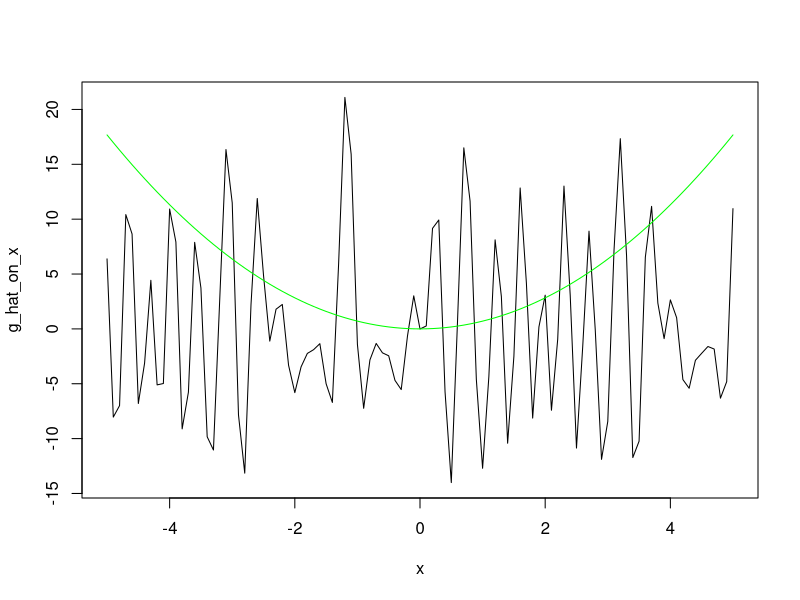

Write the R code that produced this figure.
#### Kernel matrix ####
#kernel evaluation
kernel_functions <- function(x,ker='normal',knorm="sq")
{
  # Densities such as the integral of the square of the density is one if knorm is sq 
  # or such that the sd is one if knorm is sd.
  if (ker=='normal') 
  { 
    s <- switch(knorm,
                sd = 1,
                sq = 1/(2*sqrt(pi)))
    aux <- exp(- x^2 /(2*s^2)) / (sqrt(2*pi)*s)
  }
  if (ker=='triangle')
  {
    s <- switch(knorm,
                sd = sqrt(6),
                sq = (2/3))
    aux <- (s-abs(x))
    aux <- aux * (aux >0)/s^2
  }
  if (ker=='laplace')
  {
    s <- switch(knorm,
                sd = 1/sqrt(2),
                sq = 1/4)
    aux <- exp(-abs(x)/s)/(2*s)
  }
  return(aux)
}

create_W <- function(W, h=1 ,ker='normal',knorm="sq",remove=FALSE)
{
  #   ICM and smoothing matrix 
  #   If no bandwidth is provided for the function, h=1 is used  (no smoothing)
  #   The principle diagonal is replaced with zeros if remove = TRUE.
  n_w <- length(W)
  mat <- sapply(W,function(e) W - e*pracma::ones(n_w,1))
  wmat <-  kernel_functions(mat / h,ker=ker,knorm=knorm)/h; # kernel smoothing 
  # principle diagonal of the matrix replaced with zeros
  if (remove==TRUE) wmat <-  wmat - diag(diag(wmat))
  return(wmat)
}

#### Basis ####
# splines
create_P_splines <- function(x, Z, J, degree){
  knots = quantile(Z, probs = seq(0, 1, length.out = J))
  return(bs(x, knots = knots, degree = degree, intercept = FALSE)[,1:length(knots)+degree-1])}

#trigo
p_j_trigo_0_1 <-function(j, J, z){
  a = 2*pi*j*z
  #print(a)
  if (j==1){
    return(1)
  }
  if (j%%2 == 0){
    cos_val = cos(a)
    return(sqrt(2)*cos_val)
  }
  else{
    sin_val = sin(a)
    return(sqrt(2)*sin_val)
  }
}

#hist
p_j_hist_0_1 <-function(j, J, z){
  l = length(z)
  if (l>1){
    res = rep(0, l)
    for (i in 1:l){
      if (z[i] >= (j - 1) / J && z[i] < j / J) {
        res[i] = sqrt(J)
      } else {
        res[i] = 0
      }
    }
    return(res)}
  else{
    if (z >= (j - 1) / J && z < j / J) {
      return(sqrt(J))
    } else{
      return(0)
    }
  }
}

# generalize for interval [a,b]
basis_a_b <-function(j, J, z, a, b, p_j_0_1){
  return(p_j_0_1(j,J,((z-a)/(b-a)))/sqrt(b-a))
}

# create P
create_P <- function(z_eval, J, Z, p_j, degree, spline_bool){
  n = length(Z)
  a = min(Z)
  b = max(Z)
  P = matrix(0, n, J)
  if (spline_bool == 0){
    for (j in 1:J){
      for (i in 1:n){
        P[i,j] = basis_a_b(j, J, Z[i], a, b, p_j)
      }
    }
  }
  else{
    P <- create_P_splines(z_eval, Z, J, degree)
  }
  return(P)
}

#### Estimation ####
# compute gamma_hat
estimation_gamma <- function(J, W, Z, Y, p_j, bool_splines, degree){
  n = length(Z)
  a = min(Z)
  b = max(Z)
  #compute Omega
  Omega <- create_W(W)
  
  #compute P
  P <- create_P(Z, J, Z, p_j, degree, bool_splines)
  
  #compute gamma
  gamma_step = t(P)%*%Omega%*%Y
  gamma_step_invert = solve(t(P)%*%Omega%*%P)
  gamma_hat = gamma_step_invert%*%gamma_step
  
  return(gamma_hat)
}

# Compute g_hat
g_hat <- function(z, J, p_j, gamma_hat, Z, a, b){
  p_j_vector = rep(0, J)
  for (j in 1:J){
    p_j_vector[j] = basis_a_b(j, J, z, a, b, p_j)
  }
  return(sum(gamma_hat*p_j_vector))
}

#### Plot ####

# plot the function
plot_function_true_est <- function(x, gamma_hat, p_j_hat, true_g, Z, bool_splines, degree, case){
  a = min(Z)
  b = max(Z)
  g_hat_on_x = rep(0, length(x))
  if (bool_splines == 0){ 
    for (i in 1:length(x)){
      g_hat_on_x[i] <- g_hat(x[i], J, p_j_hat, gamma_hat, Z, a, b)
    }}
  else{
    basis <- create_P_splines(x, Z, J, degree)
    g_hat_on_x <- basis%*%gamma_hat
  }
  g_on_x = g(x, case)
  plot(x, g_hat_on_x, type = 'l', col = 'black')
  lines(x, g_on_x, type = 'l', col = 'green')
}
  

#### Simulation ####
g <- function(x,case)  
{
  switch(case,  
         x,
         x^2/sqrt(2),
         sqrt(3*sqrt(3))*x*exp(-(x^2)/2),
         sqrt(3)*x*sin(pi*x/2),
         4*exp(-abs(x)) , 
         log(abs(x-1)+1)*ifelse(x>1,1,-1)*sqrt(10/3),
         sqrt(2)*x*cos(pi*x),
         (log(abs(x-1)+1)*ifelse(x>1,1,-1)*sqrt(10/3) - 0.6*x+ (x^3)*2)/8
  )
}

#### Generate data ####
n = 1000
W = rnorm(n, 0, 1)
V = rnorm(n, 0, 1)
rhoev = 0.5
rhowz = 0.9
beta = sqrt((rhoev**2)/(1 - rhoev**2))
Z = (beta*W + V)/sqrt(1+beta**2)

eta = rnorm(n, 0, 1)
a = sqrt((rhowz**2)/(1 - rhowz**2))
eps = (a*V + eta)/sqrt(1+beta**2)

Y = g(Z, 2) + eps


#### Tests #### 
J = 20
gamma_hat <- estimation_gamma(J,W,Z,Y,p_j_trigo_0_1, 0, none)

x = seq(-5, 5, by = 0.1)
plot_function_true_est(x, gamma_hat, p_j_trigo_0_1, g, Z, 0, none,2)

  